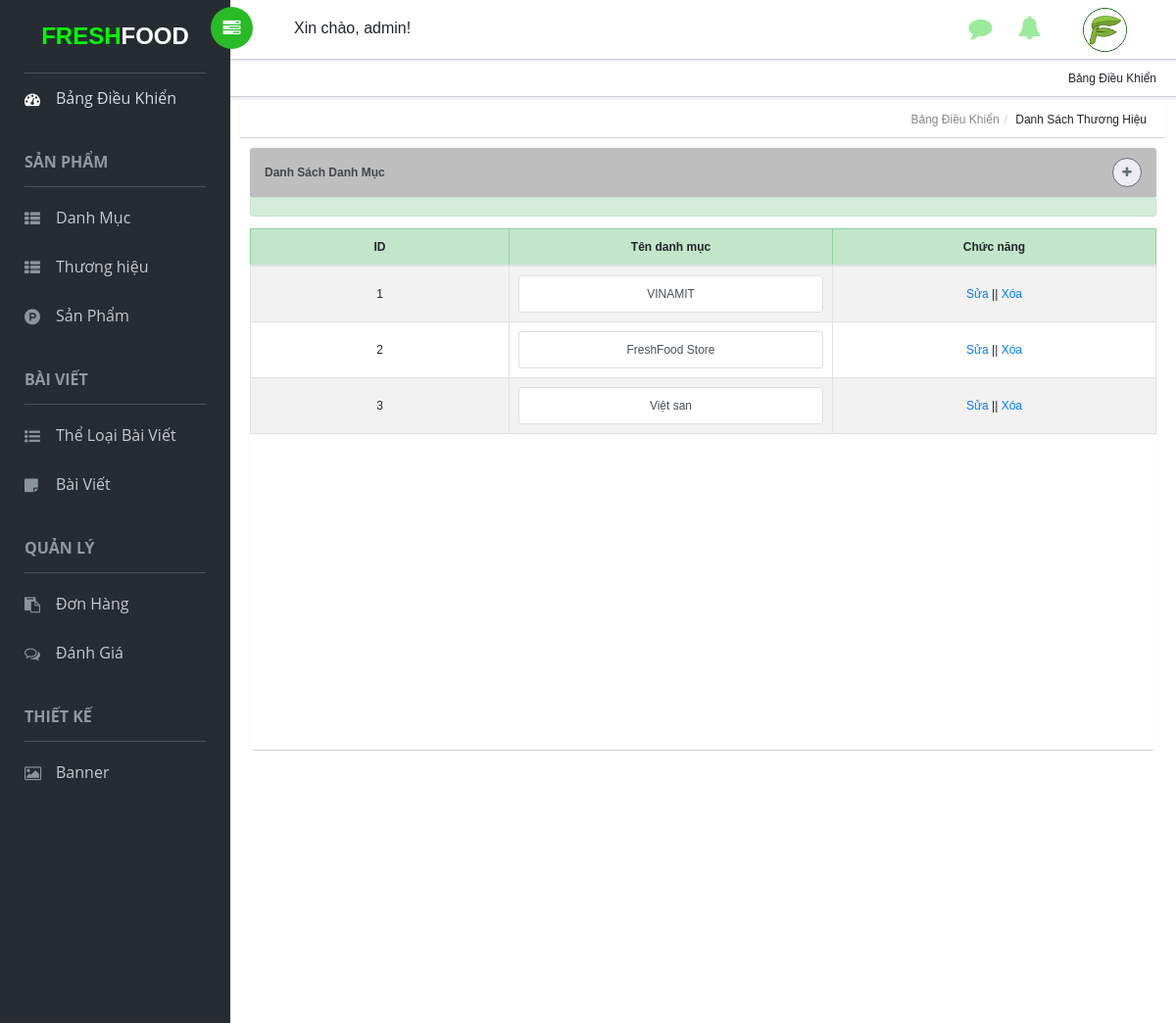
The app's page /admin/product-brand.php (signed in) with its own data.
### tables this page shows
CREATE TABLE `tbl_brand` (
  `brandId` int(11) NOT NULL,
  `brandName` varchar(255) NOT NULL
);

### lib/database.php (called while the page is built, shortened)
<?php
Class Database{
   public $host   = DB_HOST;
   public $user   = DB_USER;
   public $pass   = DB_PASS;
   public $dbname = DB_NAME;
   public $link;
private function connectDB(){
   $this->link = new mysqli($this->host, $this->user, $this->pass,
    $this->dbname);
 }
public function insert($query){
   $insert_row = $this->link->query($query) or
     die($this->link->error.__LINE__);
   if($insert_row){
     return $insert_row;
   } else {
     return false;
    }
 }
}

### admin/classes/brand.php (called while the page is built, shortened)
<?php
include_once $_SERVER['DOCUMENT_ROOT'].'/freshfoodstore/lib/database.php';
?>
<?php
 class brand
 {
    private $db;
    public function __construct()
    {
        $this->db = new Database();
    }
    public function show_brand(){
        $query = "SELECT * FROM tbl_brand order by brandId desc";
        $result = $this->db->insert($query);
        return $result;
    }
 }
?>

### admin/product-brand.php (the view, shortened to what this page needs)
<?php
include_once '../admin/classes/brand.php';
?>
<?php
$brand = new brand();
?>
<?php
include_once '../admin/include/header.php';
?>
<div class="workplace">
    <form action="product-brand.php" method="POST">
        <div class="breadcrumbs">
            <div class="page-header float-right">
                <div class="page-title">
                    <ol class="breadcrumb text-right">
                        <li><a href="/freshfoodstore/admin">Bảng điều khiển</a></li>
                        <li class="active">Danh sách thương hiệu </li>
                    </ol>
                </div>
            </div>
        </div>
        <div class="workplace">
            <div class="row pt-2">
                <div class="col-md-12">
                    <div class="panel panel-default">
                        <div class="panel-heading">
                            <h3 class="panel-title">Danh sách danh mục</h3>
                            <span class="panel-controls">
                                <a href="add-product-brand.php" title="Thêm Mới"><i
                                        class="fa fa-plus"></i></a>
                            </span>
                        </div>
                        <div class="panel-content">
                            <div id="msgAlert" class="alert alert-success" role="alert">
                            </div>
                            <table class="table table-striped table-bordered pt-2 text-center">
                                <thead class="table-success">
                                    <tr>
                                        <th width="160" scope="col" class="align-middle">ID</th>
                                        <th width="200" scope="col" class="align-middle">Tên danh mục</th>
                                        <th width="200" scope="col" class="align-middle">Chức năng</th>
                                    </tr>
                                </thead>
                                <tbody>
                                <?php
                                            $show_brand = $brand->show_brand();
                                            if($show_brand){
                                                $i=0;
                                                while($result=$show_brand->fetch_assoc()){
                                                    $i++;
                                            ?>
                                    <tr>
                                        <td class="align-middle">
                                            <?php echo $i?>
                                        </td>
                                        <td class="align-middle">
                                            <div class="list-group">
                                                <a href="#"
                                                    class="list-group-item list-group-item-action"><?php echo $result['brandName']?></a>
                                            </div>
                                        </td>
                                        <td class="align-middle">
                                                <a href="edit-product-brand.php?brandid=<?php echo $result['brandId']?>">Sửa</a> ||
                                                <a onclick="return confirm('Bạn có muốn xóa?')" href="?delid=<?php echo $result['brandId']?>">Xóa</a>
                                        </td>
                                        <?php
                                            }
                                                }
                                            ?>
                                    </tr>
                                </tbody>
                            </table>
                        </div>
                    </div>
                </div>
            </div>
        </div>
</div>
</div>
</div>
</body>
</html>

### admin/Content/mystyle.css (style rules this page uses)
body { background-color: #f1f2f7; font-family: Arial, Helvetica, sans-serif; scroll-behavior: auto; }
a { text-decoration: none !important; }
.page-header { max-height: 40px; margin: 0; padding: 0 15px; border-bottom: 0; }
.breadcrumbs { background-color: #fff; display: inline-block; margin: 3px 0px -1px; padding: 0 5px; width: 100%; height: 35px; box-shadow: 0 1px 1px rgba(0, 0, 0, 0.15); }
.page-header .breadcrumb { margin: 0; padding: 8px 0; background: #fff; text-transform: capitalize; }
.breadcrumb li a { text-decoration: none; outline: none !important; color: #878787; }
.page-header .breadcrumb > li + li:before { padding: 0 5px; color: #ccc; content: "/\00a0"; }
.workplace { min-height: 900px; padding: 0 10px; margin: 0 -10px 0 0; width: 100%; background: #fff; }
.panel.panel-default { border-top-color: #F5F5F5; border-top-width: 1px; background: #e8e8e8; }
.panel { width: 100%; min-height: 615px; -moz-border-radius: 5px; -webkit-border-radius: 5px; border-radius: 5px; border: 0px; border-top: 2px solid #E5E5E5; margin-bottom: 20px; position: relative; -moz-box-shadow: 0px 1px 1px 0px rgba(0, 0, 0, 0.2); -webkit-box-shadow: 0px 1px 1px 0px rgba(0, 0, 0, 0.2); box-shadow: 0px 1px 1px 0px rgba(0, 0, 0, 0.2); }
.panel-heading { padding: 10px 15px; border-bottom: 1px solid transparent; border-top-left-radius: 3px; border-top-right-radius: 3px; height: 50px; background: #bebebe; }
.panel .panel-title { font-size: 12px; font-weight: 700; text-transform: capitalize; line-height: 30px; display: block; float: left; color: #43464b; }
.panel-controls { float: right; padding: 0px; margin: 0px; list-style: none; position: relative; }
.panel-controls > a { display: block; float: left; width: 30px; height: 30px; text-align: center; line-height: 28px; color: #656d78; border: 1px solid #656d78; background: rgb(248 248 255 / 0.80); border-radius: 50%; margin-left: 3px; }
.list-group { display: -ms-flexbox; display: flex; -ms-flex-direction: column; flex-direction: column; padding-left: 0; margin-bottom: 0; width: 100%; min-height: 100%; background: white; }
.panel-content { background: #fff; min-height: 564.4px; }

### records on screen
tbl_brand: brandName "VINAMIT"
tbl_brand: brandName "FreshFood Store"
tbl_brand: brandName "Việt san"

### other values on screen
Session::get('adminName') "admin"
